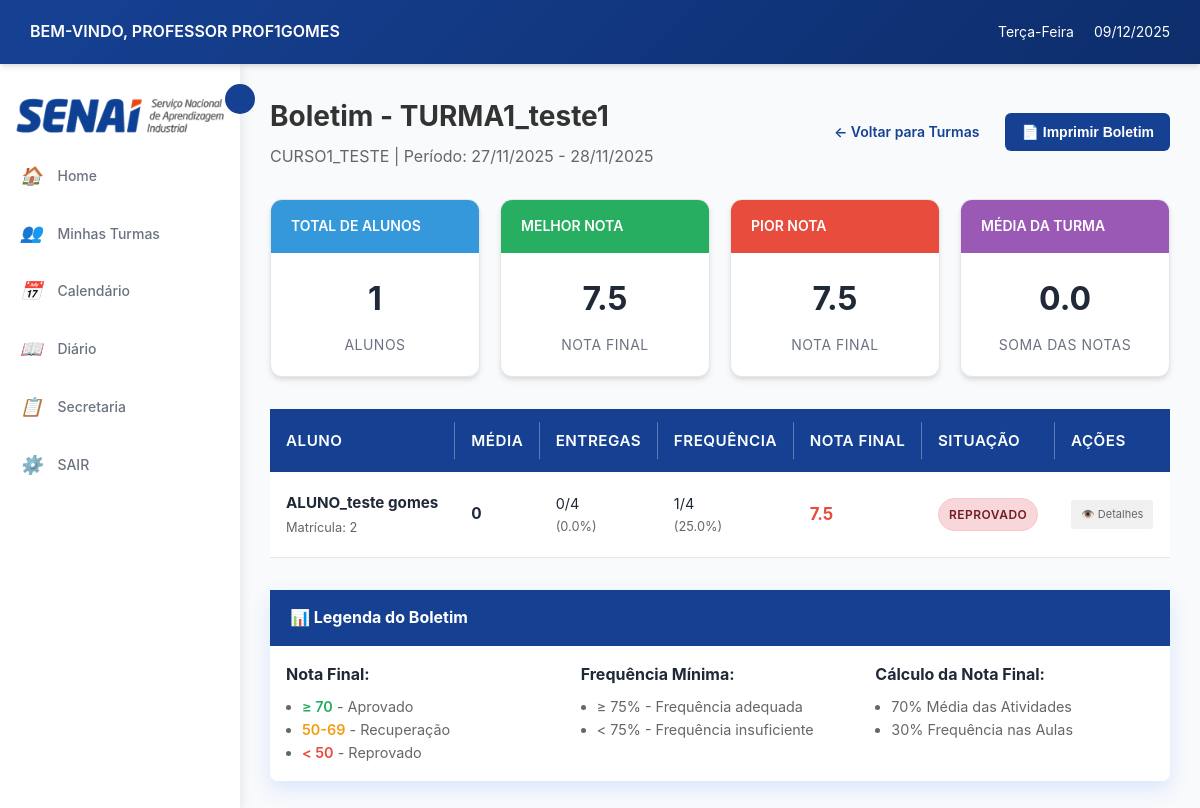
The page /professor/turma/1/boletim/ (signed in) on the database its author committed.
### login/models.py (models this page shows, shortened)
class Usuario(AbstractUser):
    TIPO_USUARIO = [
        ('aluno', 'Aluno'),
        ('professor', 'Professor'),
        ('secretaria', 'Secretaria'),
    ]
    usuario_id = models.AutoField(primary_key=True)
    nome = models.CharField('Nome', max_length=100, blank=True, null=True)
    sobrenome = models.CharField('Sobrenome', max_length=100, blank=True, null=True)
    email = models.EmailField('E-mail', unique=True, default=None)
    data_nascimento = models.DateField('Data de Nascimento', blank=True, null=True)
    contato = models.CharField(max_length=20, unique=True, blank=True, null=True)
    cpf = models.CharField(max_length=14, unique=True, blank=True, null=True)
    endereco = models.TextField('Endereço', blank=True, null=True)
    tipo = models.CharField(max_length=10, choices=TIPO_USUARIO)
    USERNAME_FIELD = 'email'
    REQUIRED_FIELDS = ['nome','sobrenome','cpf', 'tipo', 'username']
    class Meta:
        db_table = 'Usuario'

### cursos/models.py (models this page shows, shortened)
class Turma(models.Model):
    TIPO_AULA = [
        ('presencial', 'Presencial'),
        ('semi', 'Semi-presencial'),
        ('ead', 'EAD'),
    ]
    turma_id = models.AutoField(primary_key=True)
    nome = models.CharField(max_length=100, null=True, blank=True)
    curso = models.ForeignKey(Curso, on_delete=models.CASCADE)
    professor = models.ForeignKey('login.professor', on_delete=models.SET_NULL,  # Ou models.SET_DEFAULT
        null=True,                  # Permite NULL
        blank=True,
        default=None)
    data_inicio = models.DateField()
    data_fim = models.DateField( null=True, blank=True)
    dias_semana = models.CharField(max_length=50)
    entrada_horas = models.CharField(max_length=100, null=True, blank=True)
    saida_horas = models.CharField(max_length=100, null=True, blank=True)
    tipo = models.CharField(max_length=10, choices=TIPO_AULA)
    status = models.BooleanField(default=True)
    class Meta:
        db_table = 'Turma'

class Curso(models.Model):
    nome = models.CharField(max_length=150, unique=True, verbose_name="Nome do Curso", default="Sem Nome")
    descricao = models.TextField(blank=True, verbose_name="Descrição")
    carga_horaria = models.PositiveIntegerField(verbose_name="Carga Horária (h)", default=40)
    ativo = models.BooleanField(default=True, verbose_name="Ativo")
    disciplinas = models.ManyToManyField('Disciplina', through='GradeCurricular', blank=True, related_name='cursos')
    class Meta:
        verbose_name = "curso"
        verbose_name_plural = "cursos"
        ordering = ["nome"]

class Matricula(models.Model):
    matricula_id = models.AutoField(primary_key=True)
    aluno = models.ForeignKey('login.aluno', on_delete=models.CASCADE)
    turma = models.ForeignKey(Turma, on_delete=models.CASCADE)
    data_ingresso = models.DateField(auto_now_add=True)
    status_matricula = models.BooleanField(default=True)
    class Meta:
        db_table = 'Matricula'
        unique_together = ['aluno', 'turma']

### professor/views.py (the view)
# urls.py: path('turma/<int:turma_id>/boletim/', views.boletim_turma, name='boletim_turma'),
@login_required
@professor_required
def boletim_turma(request, turma_id):
    professor = Professor.objects.get(usuario=request.user)
    turma = get_object_or_404(Turma, turma_id=turma_id, professor=professor)
    matriculas = Matricula.objects.filter(turma=turma).select_related('aluno__usuario')
    alunos_boletim = []
    soma_notas_turma = 0
    for matricula in matriculas:
        aluno = matricula.aluno
        usuario = aluno.usuario
        atividades = Atividade.objects.filter(turma=turma)
        total_atividades = atividades.count()
        atividades_entregues = AtividadeEntregue.objects.filter(
            atividade__turma=turma,
            matricula=matricula
        )
        notas = atividades_entregues.exclude(nota__isnull=True).values_list('nota', flat=True)
        if notas:
            media_notas = sum(notas) / len(notas)
        else:
            media_notas = 0
        if total_atividades > 0:
            porcentagem_entregas = (atividades_entregues.count() / total_atividades * 100)
        else:
            porcentagem_entregas = 0
        total_aulas = Aula.objects.filter(turma=turma).count()
        presencas = Frequencia.objects.filter(
            aula__turma=turma,
            matricula=matricula,
            presenca=True
        ).count()
        if total_aulas > 0:
            frequencia_percent = (presencas / total_aulas * 100)
        else:
            frequencia_percent = 0
        nota_final = (media_notas * 0.7) + (frequencia_percent * 0.3)
        soma_notas_turma += nota_final
        if nota_final >= 70 and frequencia_percent >= 75:
            situacao = "Aprovado"
            situacao_cor = "success"
        elif nota_final >= 50 and frequencia_percent >= 75:
            situacao = "Recuperação"
            situacao_cor = "warning"
        else:
            situacao = "Reprovado"
            situacao_cor = "danger"
        alunos_boletim.append({
            'matricula': matricula,
            'aluno_nome': f"{usuario.nome} {usuario.sobrenome}" if usuario.nome else usuario.email,
            'media_notas': round(media_notas, 1),
            'porcentagem_entregas': round(porcentagem_entregas, 1),
            'frequencia': round(frequencia_percent, 1),
            'nota_final': round(nota_final, 1),
            'situacao': situacao,
            'situacao_cor': situacao_cor,
            'total_atividades': total_atividades,
            'atividades_entregues': atividades_entregues.count(),
            'total_aulas': total_aulas,
            'presencas': presencas,
        })
    media_turma = soma_notas_turma / len(alunos_boletim) if alunos_boletim else 0
    alunos_boletim.sort(key=lambda x: x['nota_final'], reverse=True)
    context = {
        'turma': turma,
        'alunos_boletim': alunos_boletim,
        'media_turma': round(media_turma, 1),
        'melhor_nota': max([aluno['nota_final'] for aluno in alunos_boletim]) if alunos_boletim else 0,
        'pior_nota': min([aluno['nota_final'] for aluno in alunos_boletim]) if alunos_boletim else 0,
    }
    return render(request, 'professor/boletim_turma.html', context)

### professor/templates/professor/boletim_turma.html (shortened to what this page needs)
{% extends 'professor/base.html' %}
{% load static %}
{% block content %}
<div class="dashboard">
    <div class="dashboard-header">
        <div class="header-content">
            <div class="header-text">
                <h2>Boletim - {{ turma.nome }}</h2>
                <p>{{ turma.curso.nome }} | Período: {{ turma.data_inicio|date:"d/m/Y" }} - {{ turma.data_fim|date:"d/m/Y" }}</p>
            </div>
            <div class="header-actions">
                <a href="{% url 'professor:turmas_por_curso' turma.curso.id %}" class="btn btn-outline-primary">
                    ← Voltar para Turmas
                </a>
                <button onclick="window.print()" class="btn btn-primary">
                    📄 Imprimir Boletim
                </button>
            </div>
        </div>
    </div>
    <div class="cards-grid summary-cards">
        <div class="card">
            <div class="card-header summary-card-header" style="background: #3498db;">
                <span>Total de Alunos</span>
            </div>
            <div class="card-body">
                <div class="card-content">
                    <div class="card-count">{{ alunos_boletim|length }}</div>
                    <div class="card-label">Alunos</div>
                </div>
            </div>
        </div>
        <div class="card">
            <div class="card-header summary-card-header" style="background: #27ae60;">
                <span>Melhor Nota</span>
            </div>
            <div class="card-body">
                <div class="card-content">
                    <div class="card-count">
                        {% with melhor_aluno=alunos_boletim|dictsortreversed:"nota_final"|first %}
                            {{ melhor_aluno.nota_final|default:0 }}
                        {% endwith %}
                    </div>
                    <div class="card-label">Nota Final</div>
                </div>
            </div>
        </div>
        <div class="card">
            <div class="card-header summary-card-header" style="background: #e74c3c;">
                <span>Pior Nota</span>
            </div>
            <div class="card-body">
                <div class="card-content">
                    <div class="card-count">
                        {% with pior_aluno=alunos_boletim|dictsort:"nota_final"|first %}
                            {{ pior_aluno.nota_final|default:0 }}
                        {% endwith %}
                    </div>
                    <div class="card-label">Nota Final</div>
                </div>
            </div>
        </div>
        <div class="card">
            <div class="card-header summary-card-header" style="background: #9b59b6;">
                <span>Média da Turma</span>
            </div>
            <div class="card-body">
                <div class="card-content">
                    <div class="card-count">
                        {% if alunos_boletim %}
                            {% with total=alunos_boletim|length %}
                                {% with soma=0 %}
                                    {{ soma|floatformat:1 }}
                                {% endwith %}
                            {% endwith %}
                        {% else %}
                            0
                        {% endif %}
                    </div>
                    <div class="card-label">Soma das Notas</div>
                </div>
            </div>
        </div>
    </div>
    <div class="table-wrap">
        <table class="boletim-table">
            <thead>
                <tr>
                    <th>Aluno</th>
                    <th>Média</th>
                    <th>Entregas</th>
                    <th>Frequência</th>
                    <th>Nota Final</th>
                    <th>Situação</th>
                    <th>Ações</th>
                </tr>
            </thead>
            <tbody>
                {% for aluno in alunos_boletim %}
                <tr class="aluno-row">
                    <td class="aluno-info">
                        <strong class="aluno-nome">{{ aluno.aluno_nome }}</strong>
                        <br>
                        <small class="matricula-info">Matrícula: {{ aluno.matricula.matricula_id }}</small>
                    </td>
                    <td class="media-cell">
                        <span class="media-value">
                            {{ aluno.media_notas }}
                        </span>
                    </td>
                    <td class="entregas-cell">
                        <span class="entregas-count">{{ aluno.atividades_entregues }}/{{ aluno.total_atividades }}</span>
                        <br>
                        <small class="entregas-percent">({{ aluno.porcentagem_entregas }}%)</small>
                    </td>
                    <td class="frequencia-cell">
                        <span class="frequencia-count">{{ aluno.presencas }}/{{ aluno.total_aulas }}</span>
                        <br>
                        <small class="frequencia-percent">({{ aluno.frequencia }}%)</small>
                    </td>
                    <td class="nota-final-cell">
                        <span class="nota-final-value {% if aluno.nota_final >= 70 %}nota-alta{% elif aluno.nota_final >= 50 %}nota-media{% else %}nota-baixa{% endif %}">
                            {{ aluno.nota_final }}
                        </span>
                    </td>
                    <td class="situacao-cell">
                        <span class="status-badge status-{{ aluno.situacao_cor }}">
                            {{ aluno.situacao }}
                        </span>
                    </td>
                    <td class="acoes-cell">
                        <a href="{% url 'professor:listar_alunos_turma' turma.turma_id %}"
                           class="card-btn detalhes-btn"
                           title="Ver detalhes do aluno">
                            👁️ Detalhes
                        </a>
                    </td>
                </tr>
                {% endfor %}
            </tbody>
        </table>
    </div>
    <div class="legenda-container">
        <div class="card-header">
            <h4 class="legenda-title">📊 Legenda do Boletim</h4>
        </div>
        <div class="legenda-grid">
            <div class="legenda-item">
                <strong>Nota Final:</strong>
                <ul class="legenda-list">
                    <li><span class="nota-alta-text">≥ 70</span> - Aprovado</li>
                    <li><span class="nota-media-text">50-69</span> - Recuperação</li>
                    <li><span class="nota-baixa-text">&lt; 50</span> - Reprovado</li>
                </ul>
            </div>
            <div class="legenda-item">
                <strong>Frequência Mínima:</strong>
                <ul class="legenda-list">
                    <li>≥ 75% - Frequência adequada</li>
                    <li>&lt; 75% - Frequência insuficiente</li>
                </ul>
            </div>
            <div class="legenda-item">
                <strong>Cálculo da Nota Final:</strong>
                <ul class="legenda-list">
                    <li>70% Média das Atividades</li>
                    <li>30% Frequência nas Aulas</li>
                </ul>
            </div>
        </div>
    </div>
</div>
{% endblock %}

### professor/templates/professor/base.html (shortened to what this page needs)
{% load static %}
<!DOCTYPE html>
<html lang="pt-br">
<head>
    <link rel="stylesheet" href="{% static 'professor/css/style.css' %}">
</head>
<body>
    <header class="header">
        <div class="header-left">
            <span class="welcome-text">BEM-VINDO, PROFESSOR {{ user.get_full_name|default:user.username|upper }}</span>
        </div>
        <div class="header-right">
            <span class="weekday" id="currentWeekday"></span>
            <span class="date" id="currentDate"></span>
        </div>
    </header>
    <main class="main-container">
        <aside class="sidebar" id="sidebar">
            <img src="{% static 'professor/img/senai_logo.png' %}" alt="SENAI" id="senai-logo-sidebar">
            <button class="sidebar-toggle" id="sidebarToggle"></button>
            <ul class="sidebar-menu">
                <li>
                    <a href="{% url 'professor:home' %}">
                        <i>🏠</i>
                        <span>Home</span>
                    </a>
                </li>
                <li>
                    <a href="{% url 'professor:listar_cursos' %}">
                        <i>👥</i>
                        <span>Minhas Turmas</span>
                    </a>
                </li>
                <li>
                    <a href="{% url 'professor:calendario' %}">
                        <i>📅</i>
                        <span>Calendário</span>
                    </a>
                </li>
                <li>
                    <a href="{% url 'diario:lista_turmas_diario' %}">
                        <i>📖</i>
                        <span>Diário</span>
                    </a>
                </li>
                <li>
                    <a href="{% url 'solicitacao:solicitacaoList' %}">
                        <i>📋</i>
                        <span>Secretaria</span>
                    </a>
                </li>
                <li>
                    <a href="{% url 'logout' %}">
                        <i>⚙️</i>
                        <span>SAIR</span>
                    </a>
                </li>
            </ul>
        </aside>
        <div class="content-area">
            {% block content %}
            {% endblock %}
        </div>
    </main>
</body>
</html>

### rows shown on the page
Usuario: get_full_name "PROF1GOMES"
Turma: nome "TURMA1_teste1", curso.nome "CURSO1_TESTE", data_inicio "27/11/2025", data_fim "28/11/2025"
Matricula: aluno_nome "ALUNO_teste gomes", matricula.matricula_id "2", media_notas "0", atividades_entregues "0", total_atividades "4", porcentagem_entregas "0.0", presencas "1", total_aulas "4", frequencia "25.0", nota_final "7.5", situacao "REPROVADO"

### other values the page prints
{{ alunos_boletim|length }} "1"
{{ melhor_aluno.nota_final|default:0 }} "7.5"
{{ pior_aluno.nota_final|default:0 }} "7.5"
{{ soma|floatformat:1 }} "0.0"
